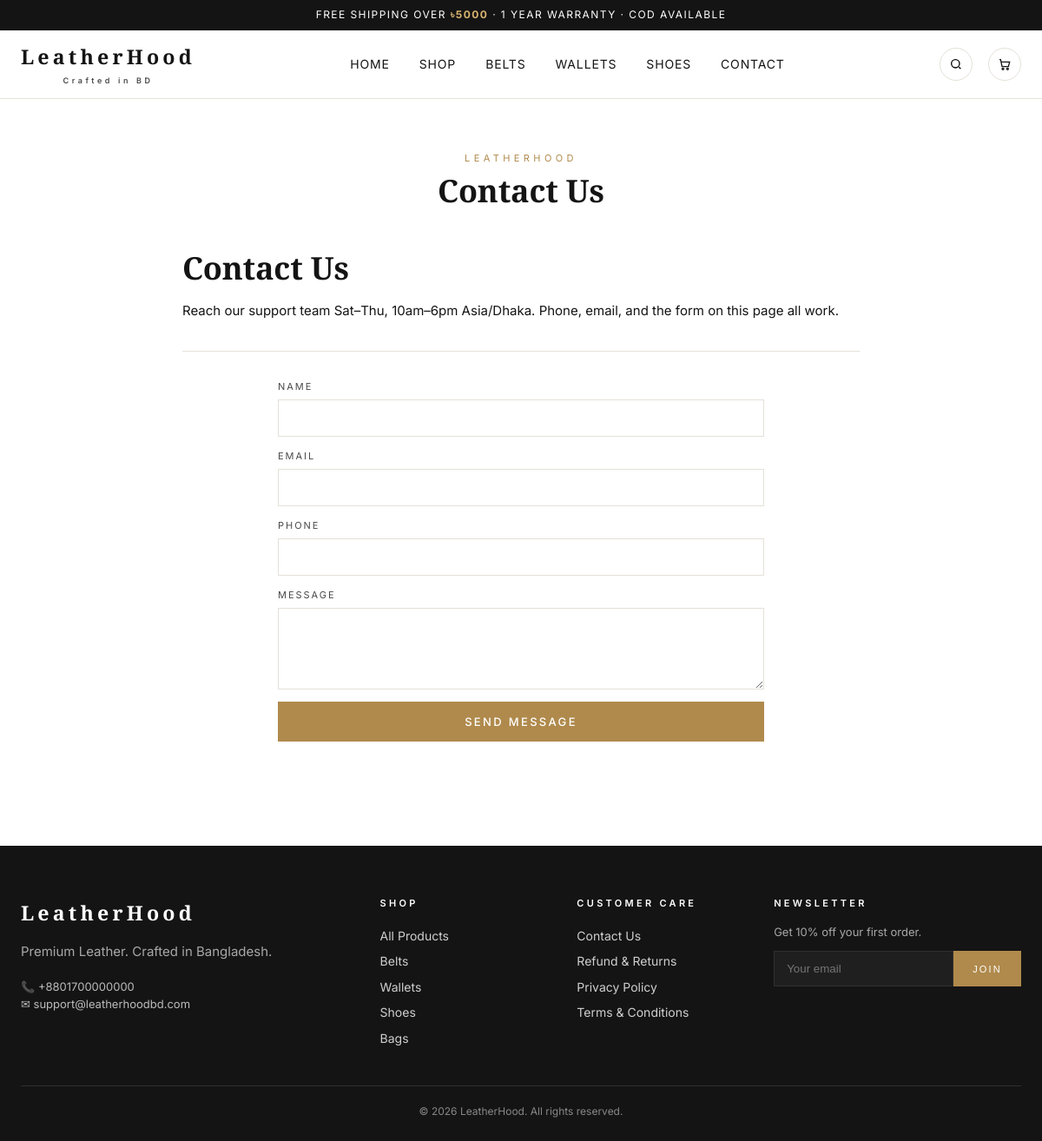
The app's page /page/contact with its own data.
### tables this page shows
CREATE TABLE IF NOT EXISTS `pages` (
  `id`          BIGINT UNSIGNED NOT NULL AUTO_INCREMENT,
  `title`       VARCHAR(190) NOT NULL,
  `slug`        VARCHAR(220) NOT NULL,
  `content`     LONGTEXT NOT NULL,
  `excerpt`     TEXT DEFAULT NULL,
  `template`    VARCHAR(60) NOT NULL DEFAULT 'default',
  `status`      ENUM('draft','published','private') NOT NULL DEFAULT 'draft',
  `meta_title`  VARCHAR(190) DEFAULT NULL,
  `meta_description` TEXT DEFAULT NULL,
  `author_id`   BIGINT UNSIGNED DEFAULT NULL,
  `published_at` DATETIME DEFAULT NULL,
  `created_at`  DATETIME NOT NULL DEFAULT CURRENT_TIMESTAMP,
  `updated_at`  DATETIME NOT NULL DEFAULT CURRENT_TIMESTAMP ON UPDATE CURRENT_TIMESTAMP,
  PRIMARY KEY (`id`),
  UNIQUE KEY `uq_pages_slug` (`slug`),
  KEY `idx_pages_status` (`status`)
);

### public/index.php (called while the page is built, shortened)
<?php
$router = new Router();
$router->get('/',        function () { require LH_ROOT . '/public/views/home.php'; });
$router->get('/shop',    function () { require LH_ROOT . '/public/views/shop.php'; });
$router->get('/contact', function () { require LH_ROOT . '/public/views/contact.php'; });
$router->get('/cart',    function () { require LH_ROOT . '/public/views/cart.php'; });
$router->get('/checkout',function () { require LH_ROOT . '/public/views/checkout.php'; });
$router->get('/product/{slug}', function ($p) {
    $GLOBALS['slug'] = $p['slug'];
    require LH_ROOT . '/public/views/product.php';
});
$router->get('/page/{slug}', function ($p) {
    $GLOBALS['slug'] = $p['slug'];
    require LH_ROOT . '/public/views/page.php';
});
$router->get('/order/thank-you/{number}', function ($p) {
    $GLOBALS['order_number'] = $p['number'];
    require LH_ROOT . '/public/views/thankyou.php';
});
$router->post('/cart/add', function () {
    if (!Helpers::checkCsrf((string)Helpers::input('_csrf'))) Helpers::json(['ok'=>false,'msg'=>'Bad CSRF'], 403);
    CartService::add(
        (int)Helpers::input('product_id'),
        Helpers::input('variation_id') ? (int)Helpers::input('variation_id') : null,
        max(1, (int)(Helpers::input('qty', 1)))
    );
    Helpers::json(['ok'=>true, 'count'=>CartService::count()]);
});
$router->post('/cart/update', function () {
    if (!Helpers::checkCsrf((string)Helpers::input('_csrf'))) Helpers::json(['ok'=>false,'msg'=>'Bad CSRF'], 403);
    CartService::update((string)Helpers::input('key'), max(0, (int)Helpers::input('qty', 1)));
    $hyd = CartService::hydrate();
    Helpers::json(['ok'=>true, 'count'=>CartService::count(), 'subtotal'=>$hyd['subtotal']]);
});
$router->post('/cart/remove', function () {
    if (!Helpers::checkCsrf((string)Helpers::input('_csrf'))) Helpers::json(['ok'=>false,'msg'=>'Bad CSRF'], 403);
    CartService::remove((string)Helpers::input('key'));
    Helpers::json(['ok'=>true, 'count'=>CartService::count()]);
});
$router->get('/api/geo/divisions', fn() =>
    Helpers::json(['divisions' => ShippingService::divisions()]));
$router->get('/api/geo/districts/{id}', fn($p) =>
    Helpers::json(['districts' => ShippingService::districts((int)$p['id'])]));
$router->get('/api/geo/police-stations/{id}', fn($p) =>
    Helpers::json(['police_stations' => ShippingService::policeStations((int)$p['id'])]));
$router->post('/api/checkout/quote', function () {
    $cart = CartService::hydrate();
    $q = ShippingService::quote(
        (int)Helpers::input('district_id', 0) ?: null,
        (int)Helpers::input('police_station_id', 0) ?: null,
        $cart['subtotal']
    );
    $coupon  = trim((string)Helpers::input('coupon_code', ''));
    $discount = 0.0;
    if ($coupon !== '') {
        $row = Database::i()->one('SELECT * FROM coupons WHERE code = ? AND is_active = 1', [$coupon]);
        if ($row && (float)$row['min_subtotal'] <= $cart['subtotal']) {
            if ($row['type'] === 'percent') $discount = $cart['subtotal'] * ((float)$row['value'] / 100);
            elseif ($row['type'] === 'fixed') $discount = (float)$row['value'];
            elseif ($row['type'] === 'free_shipping') $q['fee'] = 0.0;
        }
    }
    $grand = max(0, $cart['subtotal'] - $discount + (float)$q['fee']);
    Helpers::json([
        'subtotal'    => $cart['subtotal'],
        'discount'    => $discount,
        'shipping'    => (float)$q['fee'],
        'grand'       => $grand,
        'deliverable' => $q['deliverable'],
        'message'     => $q['message'],
        'subtotal_fmt'=> Helpers::bdt($cart['subtotal']),
        'shipping_fmt'=> Helpers::bdt($q['fee']),
        'grand_fmt'   => Helpers::bdt($grand),
        'discount_fmt'=> Helpers::bdt($discount),
    ]);
});
$router->post('/api/checkout/place', function () {
    if (!Helpers::checkCsrf((string)Helpers::input('_csrf'))) Helpers::json(['ok'=>false,'msg'=>'Bad CSRF'], 403);
    try {
        $res = CheckoutService::placeOrder($_POST);
        $_SESSION['pending_order_id']     = $res['order_id'];
        $_SESSION['pending_order_number'] = $res['order_number'];
        Helpers::json(['ok' => true] + $res);
    } catch (\Throwable $e) {
        Helpers::json(['ok' => false, 'msg' => $e->getMessage()], 422);
    }
});
$router->post('/api/checkout/verify', function () {
    if (!Helpers::checkCsrf((string)Helpers::input('_csrf'))) Helpers::json(['ok'=>false,'msg'=>'Bad CSRF'], 403);
    $id   = (int)($_SESSION['pending_order_id'] ?? 0);
    $code = preg_replace('/\D/', '', (string)Helpers::input('otp'));
    if (!$id) Helpers::json(['ok'=>false,'msg'=>'No pending order.'], 422);
    if (!OtpService::verify($id, $code)) Helpers::json(['ok'=>false,'msg'=>'Invalid or expired OTP.'], 422);
    try { MetaCAPI::purchase($id); } catch (\Throwable $e) { error_log('CAPI: '.$e->getMessage()); }
    $num = $_SESSION['pending_order_number'] ?? '';
    unset($_SESSION['pending_order_id'], $_SESSION['pending_order_number']);
    Helpers::json(['ok' => true, 'order_number' => $num,
                   'redirect' => Helpers::url('order/thank-you/'.$num)]);
});
$router->post('/api/checkout/resend-otp', function () {
    $id = (int)($_SESSION['pending_order_id'] ?? 0);
    if (!$id) Helpers::json(['ok'=>false,'msg'=>'No pending order.'], 422);
    $order = Database::i()->one('SELECT customer_phone FROM orders WHERE id = ?', [$id]);
    if (!$order) Helpers::json(['ok'=>false,'msg'=>'Order not found.'], 422);
    OtpService::sendForOrder($id, $order['customer_phone']);
    Helpers::json(['ok' => true]);
});
$router->notFound(function () {
    http_response_code(404);
    require LH_ROOT . '/public/views/404.php';
});
$router->dispatch($_SERVER['REQUEST_METHOD'], $_SERVER['REQUEST_URI']);

### app/Core/Database.php (called while the page is built, shortened)
<?php
final class Database
{
    private static ?Database $instance = null;
    private PDO $pdo;
    private function __construct(array $cfg)
    {
        $dsn = sprintf(
            'mysql:host=%s;port=%d;dbname=%s;charset=%s',
            $cfg['host'], $cfg['port'], $cfg['name'], $cfg['charset']
        );
        try {
            $this->pdo = new PDO($dsn, $cfg['user'], $cfg['pass'], [
                PDO::ATTR_ERRMODE            => PDO::ERRMODE_EXCEPTION,
                PDO::ATTR_DEFAULT_FETCH_MODE => PDO::FETCH_ASSOC,
                PDO::ATTR_EMULATE_PREPARES   => false,
                PDO::ATTR_PERSISTENT         => false,
                PDO::MYSQL_ATTR_INIT_COMMAND => "SET NAMES {$cfg['charset']} COLLATE {$cfg['collate']}, time_zone='+06:00'",
            ]);
        } catch (PDOException $e) {
            error_log('[LH][DB] '.$e->getMessage());
            http_response_code(500);
            exit('Service temporarily unavailable.');
        }
    }
    public static function boot(array $cfg): self
    {
        if (self::$instance === null) {
            self::$instance = new self($cfg);
        }
        return self::$instance;
    }
    public static function i(): self
    {
        return self::$instance;
    }
    public function run(string $sql, array $params = []): PDOStatement
    {
        $stmt = $this->pdo->prepare($sql);
        $stmt->execute($params);
        return $stmt;
    }
    public function one(string $sql, array $params = []): ?array
    {
        $row = $this->run($sql, $params)->fetch();
        return $row === false ? null : $row;
    }
}

### app/Core/Helpers.php (called while the page is built, shortened)
<?php
final class Helpers
{
    public static function e(?string $value): string
    {
        return htmlspecialchars((string)$value, ENT_QUOTES | ENT_SUBSTITUTE, 'UTF-8');
    }
}

### public/views/page.php (the view, shortened to what this page needs)
<?php
$slug = $GLOBALS['slug'] ?? '';
$page = Database::i()->one("SELECT * FROM pages WHERE slug = ? AND status='published' LIMIT 1", [$slug]);
include __DIR__ . '/partials/header.php';
?>
<section class="container" style="padding:60px 0;max-width:780px">
  <div class="section-head">
    <div class="eyebrow">LeatherHood</div>
    <h2><?= Helpers::e($page['title']) ?></h2>
  </div>
  <article style="font-size:15px;line-height:1.85"><?= $page['content'] ?></article>
  <?php if ($page['slug'] === 'contact'): ?>
    <hr class="hr">
    <form onsubmit="alert('Thanks for your message! We will reach out shortly.');event.preventDefault();this.reset()" style="display:grid;gap:14px;max-width:560px;margin:0 auto">
      <div class="field"><label>Name</label><input required></div>
      <div class="field"><label>Email</label><input type="email" required></div>
      <div class="field"><label>Phone</label><input type="tel"></div>
      <div class="field"><label>Message</label><textarea rows="4" required></textarea></div>
      <button class="btn btn-gold" type="submit">Send Message</button>
    </form>
  <?php endif; ?>
</section>
<?php include __DIR__ . '/partials/footer.php'; ?>

### app/Core/Router.php (shortened to what this page needs)
<?php
final class Router
{
    private array $routes = [];
    public function add(string $method, string $path, callable $handler): void
    {
        $this->routes[] = [strtoupper($method), $path, $handler];
    }
    public function dispatch(string $method, string $uri): void
    {
        $path = parse_url($uri, PHP_URL_PATH) ?: '/';
        $path = '/' . ltrim($path, '/');
        foreach ($this->routes as [$m, $p, $h]) {
            $regex = '#^'.preg_replace('#\{([a-z_][a-z0-9_]*)\}#i', '(?P<$1>[^/]+)', $p).'$#';
            if (preg_match($regex, $path, $match)) {
                $params = array_filter($match, fn($k) => !is_int($k), ARRAY_FILTER_USE_KEY);
                $h($params);
                return;
            }
        }
    }
}

### public/assets/css/site.css (style rules this page uses)
:root { --bg: #ffffff; --bg-soft: #f7f5f1; --bg-grey: #f2efea; --ink: #141414; --ink-soft: #4a4a4a; --line: #e5e1d9; --gold: #b08a4c; --accent: #1a1a1a; --danger: #b54141; --success: #2e7d4f; --serif: 'Playfair Display', 'Times New Roman', serif; --sans: 'Inter', system-ui, -apple-system, Segoe UI, sans-serif; --maxw: 1280px; --radius: 4px; --shadow-soft: 0 1px 2px rgba(0,0,0,.04), 0 8px 24px rgba(20,20,20,.06); }
*,*::before,*::after { box-sizing:border-box; }
html,body { margin:0; padding:0; }
body { font-family:var(--sans); color:var(--ink); background:var(--bg); font-size:15px; line-height:1.55; -webkit-font-smoothing:antialiased; text-rendering:optimizeLegibility; }
h1,h2,h3,h4 { font-family:var(--serif); font-weight:600; letter-spacing:-.005em; margin:0 0 .4em; line-height:1.15; }
h2 { font-size:clamp(1.7rem, 3vw, 2.3rem); }
.container { max-width:var(--maxw); margin:0 auto; padding:0 24px; }
.btn { display:inline-block; padding:14px 38px; font-family:var(--sans); font-weight:500; font-size:13px; letter-spacing:.18em; text-transform:uppercase; background:var(--ink); color:#fff; border:1px solid var(--ink); border-radius:0; cursor:pointer; transition:.25s; }
.btn-gold { background:var(--gold); border-color:var(--gold); color:#fff; }
.section-head { text-align:center; margin-bottom:48px; }
.section-head .eyebrow { font-size:11px; letter-spacing:.4em; text-transform:uppercase; color:var(--gold); margin-bottom:8px; }
.section-head h2 { margin-bottom:8px; }
.field { display:flex; flex-direction:column; gap:6px; }
.field label { font-size:11px; letter-spacing:.18em; text-transform:uppercase; color:var(--ink-soft); }
.field input, .field select, .field textarea { padding:12px 14px; border:1px solid var(--line); background:#fff; font-family:inherit; font-size:14px; border-radius:0; transition:.2s; }
.hr { height:1px; background:var(--line); margin:32px 0; border:0; }

### records on screen
pages: title "Contact Us", content "Contact Us Reach our support team Sat–Thu, 10am–6pm Asia/Dhaka. Phone, email, and the form on this page all work.", slug "contact" (drawn)

### other values on screen
Helpers::e(Helpers::setting('free_shipping_threshold', '5000')) "5000"
Helpers::e($brand) "LeatherHood"
Helpers::e(Helpers::setting('site_name','LeatherHood')) "LeatherHood"
Helpers::e(Helpers::setting('contact_phone','+8801700000000')) "+8801700000000"
